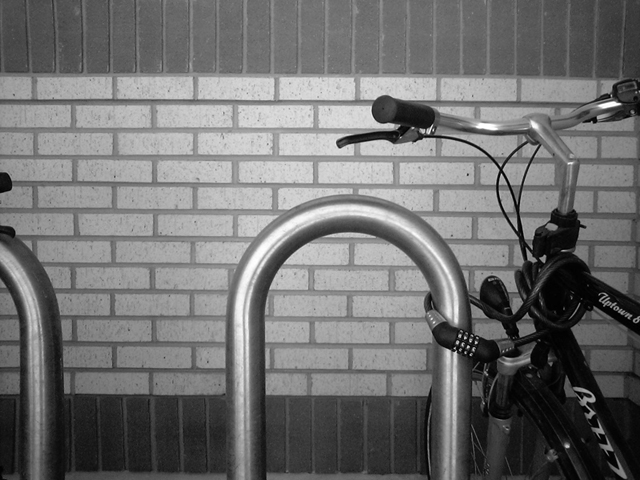
#> input picture class06/Bikesgray.jpg, 640 x 480 px
$ jupyter execute convolution.ipynb
#> lines starting #> are read from the running program, lines starting #| are printed output that depends on the picture
Thanks:
- https://www.ahmedbesbes.com/blog/introduction-to-cnns
- https://github.com/sunsided/python-conv2d
- 图片来自 https://en.wikipedia.org/wiki/Sobel_operator
- 画像処理100本ノック!! https://github.com/yoyoyo-yo/Gasyori100knock

[cell 1]
from matplotlib import pyplot as plt
import numpy as np
import cv2

image = cv2.imread('./Bikesgray.jpg', cv2.IMREAD_GRAYSCALE).astype(float) / 255.0
#> image: shape (480, 640) float64; min 0, max 1, mean 0.44

[cell 2]
def plot_two_images(image1, image2, image1_title='Original image', image2_title='Convolved image'):
    fig = plt.figure(figsize=(15, 15))
    plt.subplot(121)
    plt.title(image1_title)
    plt.axis('off')
    plt.imshow(image1, cmap='gray')

    plt.subplot(122)
    plt.title(image2_title)
    plt.axis('off')
    plt.imshow(image2, cmap='gray')

[cell 3]
#Sobel x-axis kernel 索贝尔水平滤波器
kernel = np.array([[1, 0, -1],
                   [2, 0, -2],
                   [1, 0, -1]])
conv_v = cv2.filter2D(src=image, kernel=kernel, ddepth=-1)
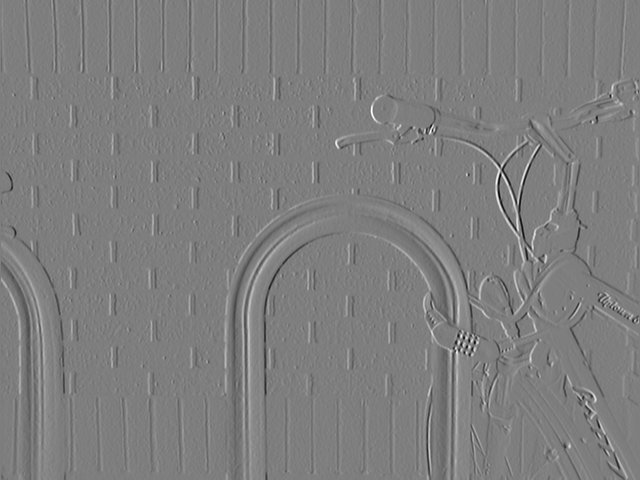
#> conv_v: shape (480, 640) float64; min -2.99, max 3.03, mean 0.00161; drawn with min black and max white
plot_two_images(image, conv_v, image2_title='Sobel x-axis kernel')
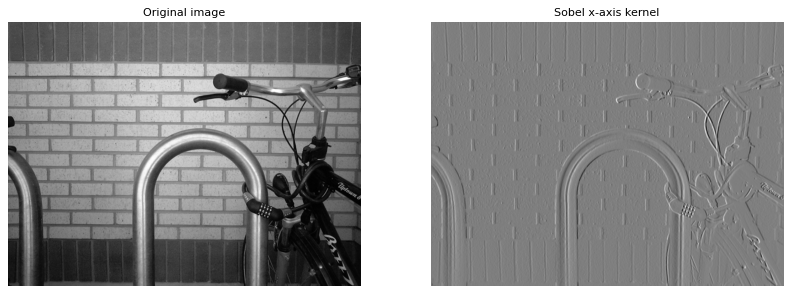
#> figure drawn by matplotlib, 2 panels

[cell 4]
#Sobel y-axis kernel 索贝尔垂直滤波器
kernel = np.array([[1, 2, 1],
                   [0, 0, 0],
                   [-1, -2, -1]])
conv_h = cv2.filter2D(src=image, kernel=kernel, ddepth=-1)
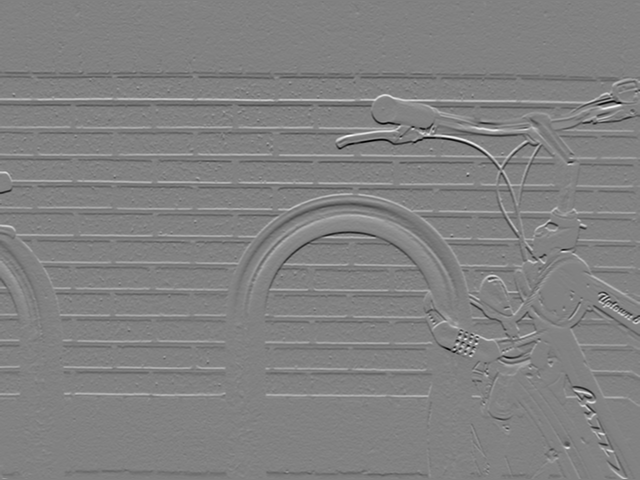
#> conv_h: shape (480, 640) float64; min -3.03, max 2.93, mean 0.00173; drawn with min black and max white
plot_two_images(image, conv_h, image2_title='Sobel y-axis kernel')
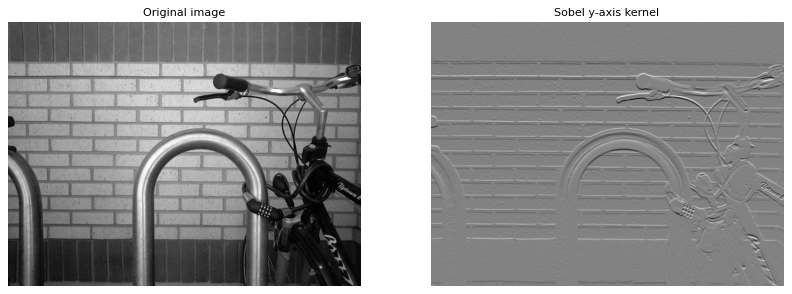
#> figure drawn by matplotlib, 2 panels

[cell 5]
plot_two_images(conv_v, conv_h, 'Sobel x-axis kernel', 'Sobel y-axis kernel')

[cell 6]
mag = np.hypot(conv_v, conv_h)  # magnitude
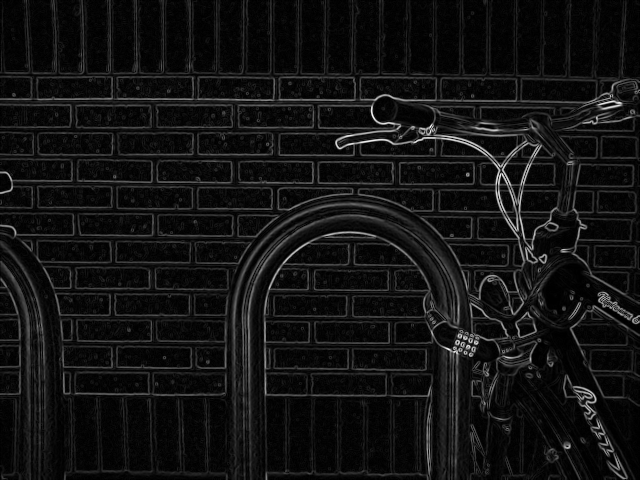
#> mag: shape (480, 640) float64; min 0, max 3.23, mean 0.241; drawn with min black and max white
mag *= 255.0 / np.max(mag)  # normalize (Q&D)

plot_two_images(image, mag, image2_title='Sobel operator')

max pooling

[cell 7]
# max pooling
def max_pooling(img, G=2):
    # Max Pooling
#> called with G = 2
    out = img.copy()

    H, W, C = img.shape
#> H = 480; W = 640; C = 3
    Nh = int(H / G)
#> Nh = 240
    Nw = int(W / G)
#> Nw = 320

    for y in range(Nh):
        for x in range(Nw):
            for c in range(C):
                out[G*y:G*(y+1), G*x:G*(x+1), c] = np.max(out[G*y:G*(y+1), G*x:G*(x+1), c])
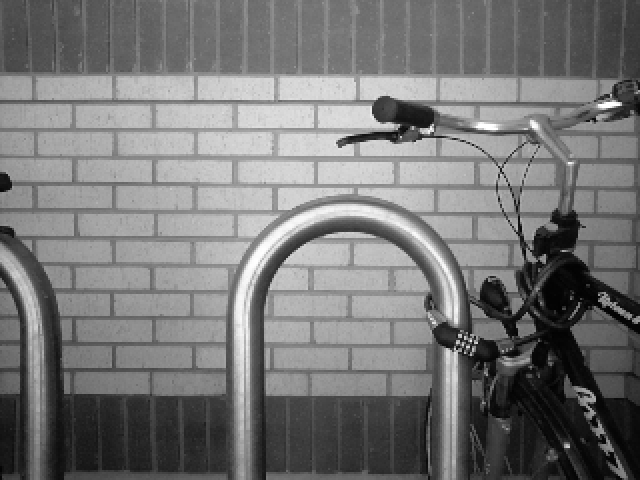
#> out: shape (480, 640, 3) float64; min 0.00784, max 1, mean 0.465

    return out

[cell 8]
# Max pooling
image_color = cv2.imread('./Bikesgray.jpg').astype(float) / 255.0
image_max_pooling = max_pooling(image_color, 2)
plot_two_images(image_color, image_max_pooling, image2_title='max pooling')
